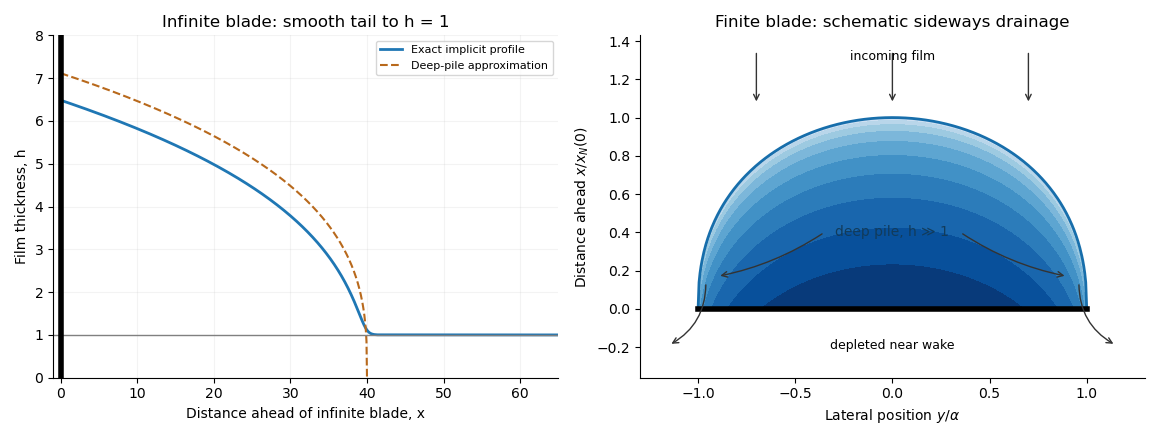

This chart was generated by the following Python code:
"""Generate paper-329-squeegee-flow.png in the caller's working directory."""
from pathlib import Path
import os
os.environ.setdefault('MPLCONFIGDIR',str(Path.cwd()/'.matplotlib-cache'))
import matplotlib
matplotlib.use('Agg')
import matplotlib.pyplot as plt
import numpy as np
fig,ax=plt.subplots(1,2,figsize=(11.6,4.4),dpi=100,facecolor='white')
w=np.linspace(-90,3,16000);h=1+np.exp(w)
X=h**3/9+h**2/6+h/3+w/3;x=40-X;ok=(x>=0)&(x<=65)
ax[0].plot(x[ok],h[ok],lw=2,label='Exact implicit profile')
xx=np.linspace(0,40,600);ax[0].plot(xx,(9*(40-xx))**(1/3),'--',color='#b8691c',label='Deep-pile approximation')
ax[0].axhline(1,color='gray',lw=1);ax[0].axvline(0,color='black',lw=4)
ax[0].set(xlim=(-1,65),ylim=(0,8),xlabel='Distance ahead of infinite blade, x',ylabel='Film thickness, h',title='Infinite blade: smooth tail to h = 1')
ax[0].legend(fontsize=8,loc='upper right');ax[0].grid(alpha=.15)
y=np.linspace(-1,1,400);z=np.linspace(0,1.3,300)
yy,zz=np.meshgrid(y,z);nose=np.maximum(0,1-yy**2)**(3/7)
height=np.maximum(0,nose-zz)**(1/3)
ax[1].contourf(yy,zz,np.ma.masked_where(zz>nose,height),levels=np.linspace(0,1,13),cmap='Blues')
ax[1].plot(y,(1-y**2)**(3/7),color='#176eab',lw=2)
ax[1].plot([-1,1],[0,0],color='black',lw=4)
for v in [-.7,0,.7]:ax[1].annotate('',(v,1.07),(v,1.35),arrowprops={'arrowstyle':'->','color':'#333'})
for sign in [-1,1]:
 ax[1].annotate('',(sign*.9,.17),(sign*.35,.4),arrowprops={'arrowstyle':'->','color':'#333','connectionstyle':'arc3,rad='+str(sign*.1)})
 ax[1].annotate('',(sign*1.15,-.19),(sign*.96,.14),arrowprops={'arrowstyle':'->','color':'#333','connectionstyle':'arc3,rad='+str(sign*.3)})
ax[1].text(0,.38,'deep pile, h ≫ 1',ha='center',color='#123b5a')
ax[1].text(0,-.21,'depleted near wake',ha='center',fontsize=9)
ax[1].text(0,1.3,'incoming film',ha='center',fontsize=9)
ax[1].set(xlim=(-1.3,1.3),ylim=(-.36,1.43),xlabel=r'Lateral position $y/\alpha$',ylabel=r'Distance ahead $x/x_N(0)$',title='Finite blade: schematic sideways drainage')
for a in ax:a.spines[['top','right']].set_visible(False)
fig.tight_layout();fig.savefig('paper-329-squeegee-flow.png',facecolor='white',transparent=False)
